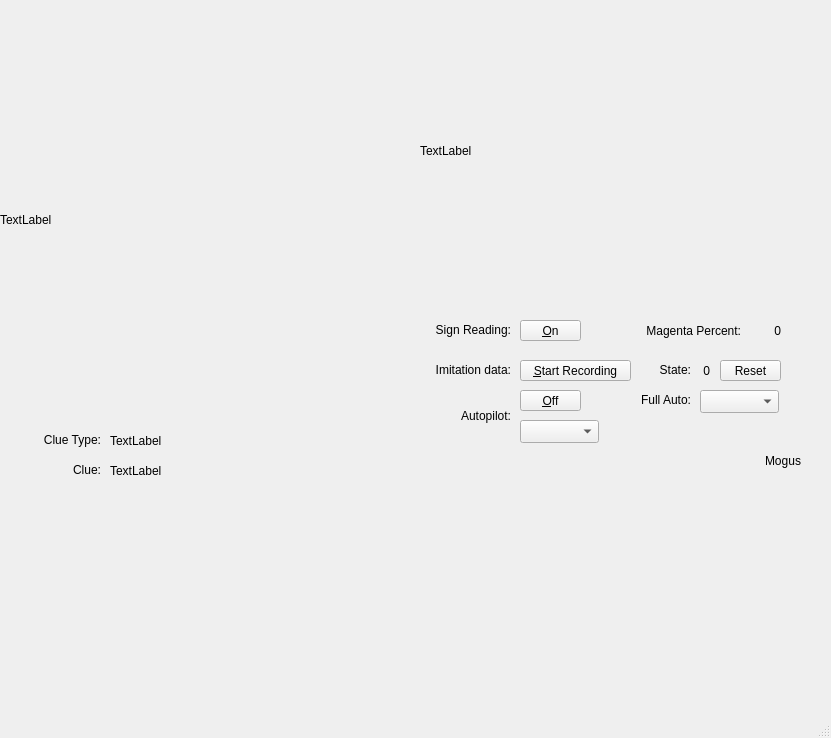
<?xml version="1.0" encoding="UTF-8"?>
<ui version="4.0">
 <class>MainWindow</class>
 <widget class="QMainWindow" name="MainWindow">
  <property name="geometry">
   <rect>
    <x>0</x>
    <y>0</y>
    <width>831</width>
    <height>738</height>
   </rect>
  </property>
  <property name="windowTitle">
   <string>SIFT Demo</string>
  </property>
  <widget class="QWidget" name="centralwidget">
   <widget class="QPushButton" name="il_recording_button">
    <property name="geometry">
     <rect>
      <x>520</x>
      <y>360</y>
      <width>111</width>
      <height>21</height>
     </rect>
    </property>
    <property name="text">
     <string>&amp;Start Recording</string>
    </property>
   </widget>
   <widget class="QLabel" name="sign_image_label">
    <property name="enabled">
     <bool>true</bool>
    </property>
    <property name="geometry">
     <rect>
      <x>420</x>
      <y>20</y>
      <width>400</width>
      <height>261</height>
     </rect>
    </property>
    <property name="minimumSize">
     <size>
      <width>0</width>
      <height>0</height>
     </size>
    </property>
    <property name="maximumSize">
     <size>
      <width>400</width>
      <height>400</height>
     </size>
    </property>
    <property name="text">
     <string>TextLabel</string>
    </property>
   </widget>
   <widget class="QLabel" name="live_image_label">
    <property name="geometry">
     <rect>
      <x>0</x>
      <y>20</y>
      <width>400</width>
      <height>400</height>
     </rect>
    </property>
    <property name="text">
     <string>TextLabel</string>
    </property>
   </widget>
   <widget class="QPushButton" name="sign_reading_button">
    <property name="geometry">
     <rect>
      <x>520</x>
      <y>320</y>
      <width>61</width>
      <height>21</height>
     </rect>
    </property>
    <property name="text">
     <string>&amp;On</string>
    </property>
   </widget>
   <widget class="QLabel" name="clue_type_display_label">
    <property name="geometry">
     <rect>
      <x>20</x>
      <y>430</y>
      <width>81</width>
      <height>20</height>
     </rect>
    </property>
    <property name="text">
     <string>Clue Type:</string>
    </property>
    <property name="alignment">
     <set>Qt::AlignRight|Qt::AlignTrailing|Qt::AlignVCenter</set>
    </property>
   </widget>
   <widget class="QLabel" name="clue_type_label">
    <property name="geometry">
     <rect>
      <x>110</x>
      <y>430</y>
      <width>251</width>
      <height>21</height>
     </rect>
    </property>
    <property name="text">
     <string>TextLabel</string>
    </property>
   </widget>
   <widget class="QLabel" name="clue_display_label">
    <property name="geometry">
     <rect>
      <x>20</x>
      <y>460</y>
      <width>81</width>
      <height>20</height>
     </rect>
    </property>
    <property name="text">
     <string>Clue:</string>
    </property>
    <property name="alignment">
     <set>Qt::AlignRight|Qt::AlignTrailing|Qt::AlignVCenter</set>
    </property>
   </widget>
   <widget class="QLabel" name="clue_label">
    <property name="geometry">
     <rect>
      <x>110</x>
      <y>460</y>
      <width>251</width>
      <height>21</height>
     </rect>
    </property>
    <property name="text">
     <string>TextLabel</string>
    </property>
   </widget>
   <widget class="QLabel" name="clue_type_display_label_2">
    <property name="geometry">
     <rect>
      <x>410</x>
      <y>320</y>
      <width>101</width>
      <height>20</height>
     </rect>
    </property>
    <property name="text">
     <string>Sign Reading:</string>
    </property>
    <property name="alignment">
     <set>Qt::AlignRight|Qt::AlignTrailing|Qt::AlignVCenter</set>
    </property>
   </widget>
   <widget class="QLabel" name="clue_type_display_label_3">
    <property name="geometry">
     <rect>
      <x>410</x>
      <y>360</y>
      <width>101</width>
      <height>20</height>
     </rect>
    </property>
    <property name="text">
     <string>Imitation data:</string>
    </property>
    <property name="alignment">
     <set>Qt::AlignRight|Qt::AlignTrailing|Qt::AlignVCenter</set>
    </property>
   </widget>
   <widget class="QLabel" name="clue_type_display_label_4">
    <property name="geometry">
     <rect>
      <x>410</x>
      <y>390</y>
      <width>101</width>
      <height>51</height>
     </rect>
    </property>
    <property name="text">
     <string>Autopilot:</string>
    </property>
    <property name="alignment">
     <set>Qt::AlignRight|Qt::AlignTrailing|Qt::AlignVCenter</set>
    </property>
   </widget>
   <widget class="QPushButton" name="autopilot_button">
    <property name="geometry">
     <rect>
      <x>520</x>
      <y>390</y>
      <width>61</width>
      <height>21</height>
     </rect>
    </property>
    <property name="text">
     <string>&amp;Off</string>
    </property>
   </widget>
   <widget class="QComboBox" name="autopilot_section_combo_box">
    <property name="geometry">
     <rect>
      <x>520</x>
      <y>420</y>
      <width>79</width>
      <height>23</height>
     </rect>
    </property>
   </widget>
   <widget class="QLabel" name="magenta_percent_text_label">
    <property name="geometry">
     <rect>
      <x>630</x>
      <y>320</y>
      <width>111</width>
      <height>21</height>
     </rect>
    </property>
    <property name="text">
     <string>Magenta Percent:</string>
    </property>
    <property name="alignment">
     <set>Qt::AlignRight|Qt::AlignTrailing|Qt::AlignVCenter</set>
    </property>
   </widget>
   <widget class="QLabel" name="magenta_percent_str">
    <property name="geometry">
     <rect>
      <x>740</x>
      <y>320</y>
      <width>41</width>
      <height>21</height>
     </rect>
    </property>
    <property name="text">
     <string>0</string>
    </property>
    <property name="alignment">
     <set>Qt::AlignRight|Qt::AlignTrailing|Qt::AlignVCenter</set>
    </property>
   </widget>
   <widget class="QLabel" name="driver_output_str">
    <property name="geometry">
     <rect>
      <x>400</x>
      <y>450</y>
      <width>401</width>
      <height>21</height>
     </rect>
    </property>
    <property name="text">
     <string>Mogus</string>
    </property>
    <property name="alignment">
     <set>Qt::AlignRight|Qt::AlignTrailing|Qt::AlignVCenter</set>
    </property>
   </widget>
   <widget class="QLabel" name="state_str_label">
    <property name="geometry">
     <rect>
      <x>640</x>
      <y>360</y>
      <width>51</width>
      <height>20</height>
     </rect>
    </property>
    <property name="text">
     <string>State:</string>
    </property>
    <property name="alignment">
     <set>Qt::AlignRight|Qt::AlignTrailing|Qt::AlignVCenter</set>
    </property>
   </widget>
   <widget class="QLabel" name="state_str">
    <property name="geometry">
     <rect>
      <x>690</x>
      <y>360</y>
      <width>20</width>
      <height>21</height>
     </rect>
    </property>
    <property name="text">
     <string>0</string>
    </property>
    <property name="alignment">
     <set>Qt::AlignRight|Qt::AlignTrailing|Qt::AlignVCenter</set>
    </property>
   </widget>
   <widget class="QPushButton" name="reset_state_button">
    <property name="geometry">
     <rect>
      <x>720</x>
      <y>360</y>
      <width>61</width>
      <height>21</height>
     </rect>
    </property>
    <property name="text">
     <string>Reset</string>
    </property>
   </widget>
   <widget class="QLabel" name="state_str_label_2">
    <property name="geometry">
     <rect>
      <x>630</x>
      <y>390</y>
      <width>61</width>
      <height>20</height>
     </rect>
    </property>
    <property name="text">
     <string>Full Auto:</string>
    </property>
    <property name="alignment">
     <set>Qt::AlignRight|Qt::AlignTrailing|Qt::AlignVCenter</set>
    </property>
   </widget>
   <widget class="QComboBox" name="full_auto_combo_box">
    <property name="geometry">
     <rect>
      <x>700</x>
      <y>390</y>
      <width>79</width>
      <height>23</height>
     </rect>
    </property>
   </widget>
  </widget>
  <widget class="QMenuBar" name="menubar">
   <property name="geometry">
    <rect>
     <x>0</x>
     <y>0</y>
     <width>831</width>
     <height>20</height>
    </rect>
   </property>
  </widget>
  <widget class="QStatusBar" name="statusbar"/>
 </widget>
 <resources/>
 <connections/>
</ui>
